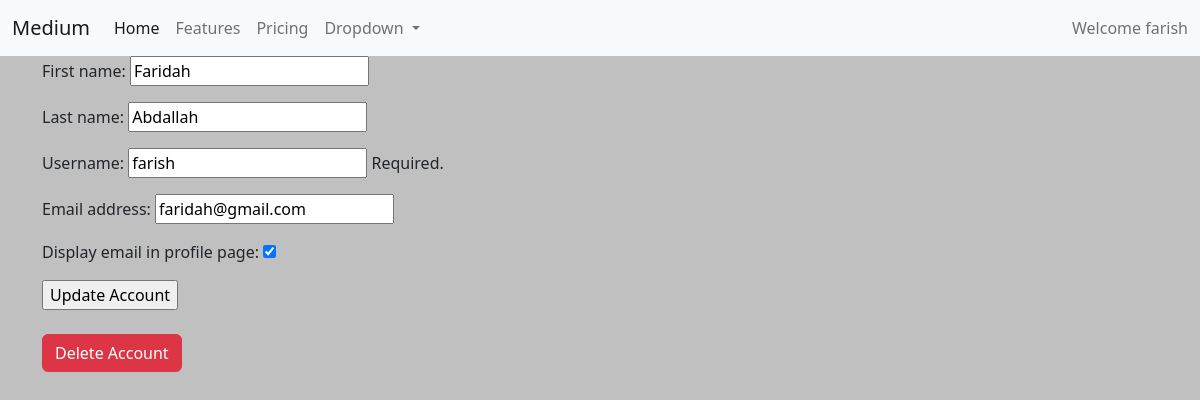
The page /edit_user/13/ (signed in) on the database its author committed.
### users/models.py (models this page shows, shortened)
class User(AbstractBaseUser,PermissionsMixin):
    username_validator = ASCIIUsernameValidator()
    username = models.CharField(
        _("username"),
        max_length=150,
        unique=True,
        help_text=_(
            "Required."
        ),
        validators=[username_validator],
        error_messages={
            "unique": _("A user with that username already exists."),
        },
    )
    first_name = models.CharField(_("first name"), max_length=150)
    last_name = models.CharField(_("last name"), max_length=150)
    email = models.EmailField(_("email address"))
    email_displayed = models.BooleanField(default=False)
    is_staff = models.BooleanField(
        _("staff status"),
        default=False,
        help_text=_("Designates whether the user can log into this admin site."),
    )
    is_active = models.BooleanField(
        _("active"),
        default=True,
        help_text=_(
            "Designates whether this user should be treated as active. "
            "Unselect this instead of deleting accounts."
        ),
    )
    date_joined = models.DateTimeField(_("date joined"), default=timezone.now)
    objects = UserManager()
    EMAIL_FIELD = "email"
    USERNAME_FIELD = "username"
    REQUIRED_FIELDS = ["email"]

### users/views.py (the view)
# urls.py: path("edit_user/<int:pk>/",views.EditUser.as_view(), name = "edit_user"),
class EditUser(SuccessMessageMixin, LoginRequiredMixin,UpdateView):
    model = User
    template_name = "registration/edit_user.html"
    form_class = EditForm
    success_message = "Account updated successfully"

### users/forms.py
class EditForm(forms.ModelForm):
    email_displayed = forms.BooleanField(label = "Display email in profile page", required=False)
    class Meta:
        model = User
        fields = ['first_name','last_name','username','email',"email_displayed"]

### users/templates/registration/edit_user.html (shortened to what this page needs)
{% extends 'base.html' %}
{% block content %}
<form action="" method="post">
    {{ form.as_p }}
    <input type="submit" value = "Update Account">
</form>
<br>
<a href="{% url 'users:delete_user' user.id %}"><button class = "btn btn-danger">Delete Account</button> </a>
{% endblock content %}

### templates/navbar.html (shortened to what this page needs)
{% url 'posts:home' as home %}
<nav class="navbar navbar-expand-lg bg-light">
    <div class="container-fluid">
      <a class="navbar-brand" href="{{ home }}">Medium</a>
      <div class="collapse navbar-collapse" id="navbarText">
        <ul class="navbar-nav me-auto mb-2 mb-lg-0">
          <li class="nav-item">
            <a class="nav-link active" aria-current="page" href="{{home}}">Home</a>
          </li>
          <li class="nav-item">
            <a class="nav-link" href="#">Features</a>
          </li>
          <li class="nav-item">
            <a class="nav-link" href="#">Pricing</a>
          </li>
          {% if user.is_authenticated %}
          <li class="nav-item dropdown">
            <a class="nav-link dropdown-toggle" href="#" id="navbarDropdown" role="button" data-bs-toggle="dropdown" aria-expanded="false">
              Dropdown
            </a>
          </li>
          {% endif %}
        </ul>
        <span class="navbar-text">
           Welcome {{user}}
        </span>
      </div>
    </div>
  </nav>

### templates/base.html (style rules this page uses)
body { background-color:silver; }

### rows shown on the page
User: username "farish", first_name "Faridah", last_name "Abdallah", email "faridah@gmail.com", email_displayed "☑"
